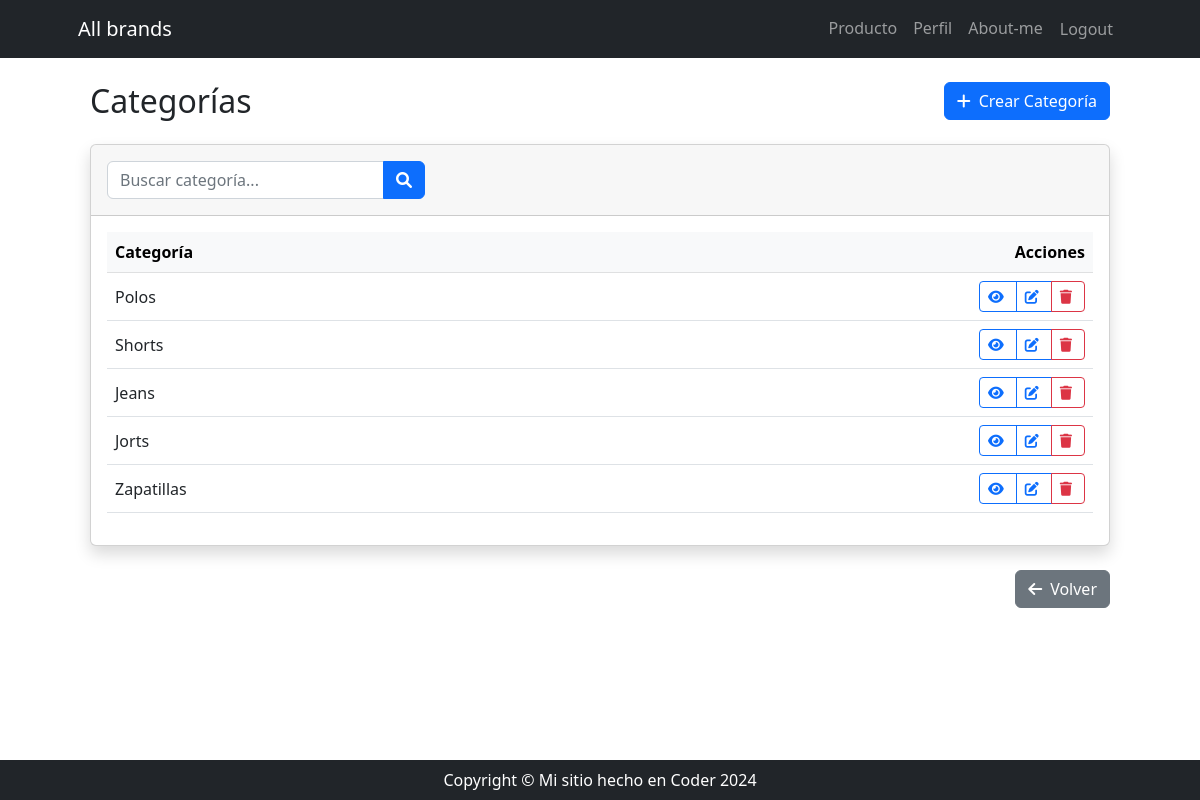
The app's page /producto/categoria/list/ (signed in) with its own data.
### producto/models.py (models this page shows)
class Categoria(models.Model):
    nombre = models.CharField(max_length=255, unique=True)
    descripcion = models.TextField(blank=True, null=True, verbose_name='descripción')
    def __str__(self):
        return self.nombre
    class Meta:
        verbose_name = 'Categoría de Productos'
        verbose_name_plural = 'Categorías de Productos'

### producto/views_models/categoria.py (the view)
# urls.py: path('categoria/list/', categoria.categoria_list, name='categoria_list'),
def categoria_list(request: HttpRequest) -> HttpResponse:
    busqueda = request.GET.get('busqueda')
    if busqueda:
        queryset = Categoria.objects.filter(nombre__icontains=busqueda)
    else:
        queryset = Categoria.objects.all()
    return render(request, 'producto/categoria_list.html', {'object_list': queryset})

### producto/templates/producto/categoria_list.html (shortened to what this page needs)
{% extends 'core/base.html' %}
{% block content %}
    <div class="container-fluid py-4">
        <div class="d-sm-flex align-items-center justify-content-between mb-4">
            <h1 class="h2 mb-0 text-gray-800">Categorías</h1>
            <a href="{% url 'producto:categoria_create' %}" class="btn btn-primary">
                <i class="fas fa-plus me-2"></i>Crear Categoría
            </a>
        </div>
        <div class="card shadow mb-4">
            <div class="card-header py-3">
                <form class="row g-3 align-items-center" method="get">
                    <div class="col-12 col-md-6 col-lg-4">
                        <div class="input-group">
                            <input type="text" name="busqueda" class="form-control" placeholder="Buscar categoría..."
                                   value="{{ request.GET.busqueda }}">
                            <button type="submit" class="btn btn-primary">
                                <i class="fas fa-search"></i>
                            </button>
                        </div>
                    </div>
                </form>
            </div>
            <div class="card-body">
                <div class="table-responsive">
                    <table class="table table-hover align-middle">
                        <thead class="table-light">
                            <tr>
                                <th>Categoría</th>
                                <th class="text-end">Acciones</th>
                            </tr>
                        </thead>
                        <tbody>
                            {% for categoria in object_list %}
                                <tr>
                                    <td>{{ categoria }}</td>
                                    <td class="text-end">
                                        <div class="btn-group" role="group">
                                            <a href="{% url 'producto:categoria_detail' categoria.id %}"
                                               class="btn btn-outline-primary btn-sm">
                                                <i class="fas fa-eye"></i>
                                            </a>
                                            <a href="{% url 'producto:categoria_update' categoria.id %}"
                                               class="btn btn-outline-primary btn-sm">
                                                <i class="fas fa-edit"></i>
                                            </a>
                                            <a href="{% url 'producto:categoria_delete' categoria.id %}"
                                               class="btn btn-outline-danger btn-sm">
                                                <i class="fas fa-trash"></i>
                                            </a>
                                        </div>
                                    </td>
                                </tr>
                            {% endfor %}
                        </tbody>
                    </table>
                </div>
            </div>
        </div>
        <div class="text-end mt-3">
            <a href="{% url 'producto:index' %}" class="btn btn-secondary">
                <i class="fas fa-arrow-left me-2"></i>Volver
            </a>
        </div>
    </div>
{% endblock content %}

### records on screen
Categoria: nombre "Polos"
Categoria: nombre "Shorts"
Categoria: nombre "Jeans"
Categoria: nombre "Jorts"
Categoria: nombre "Zapatillas"
